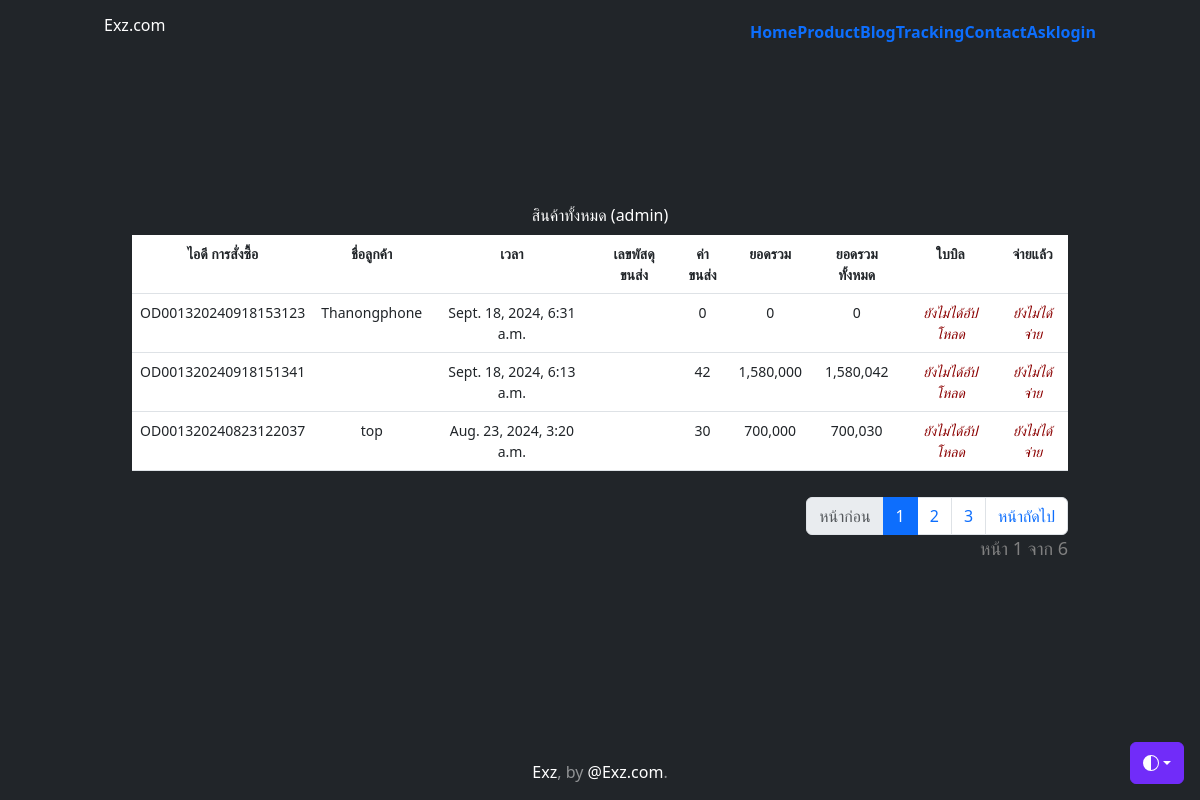
The app's page /customer-all-order/, older data.
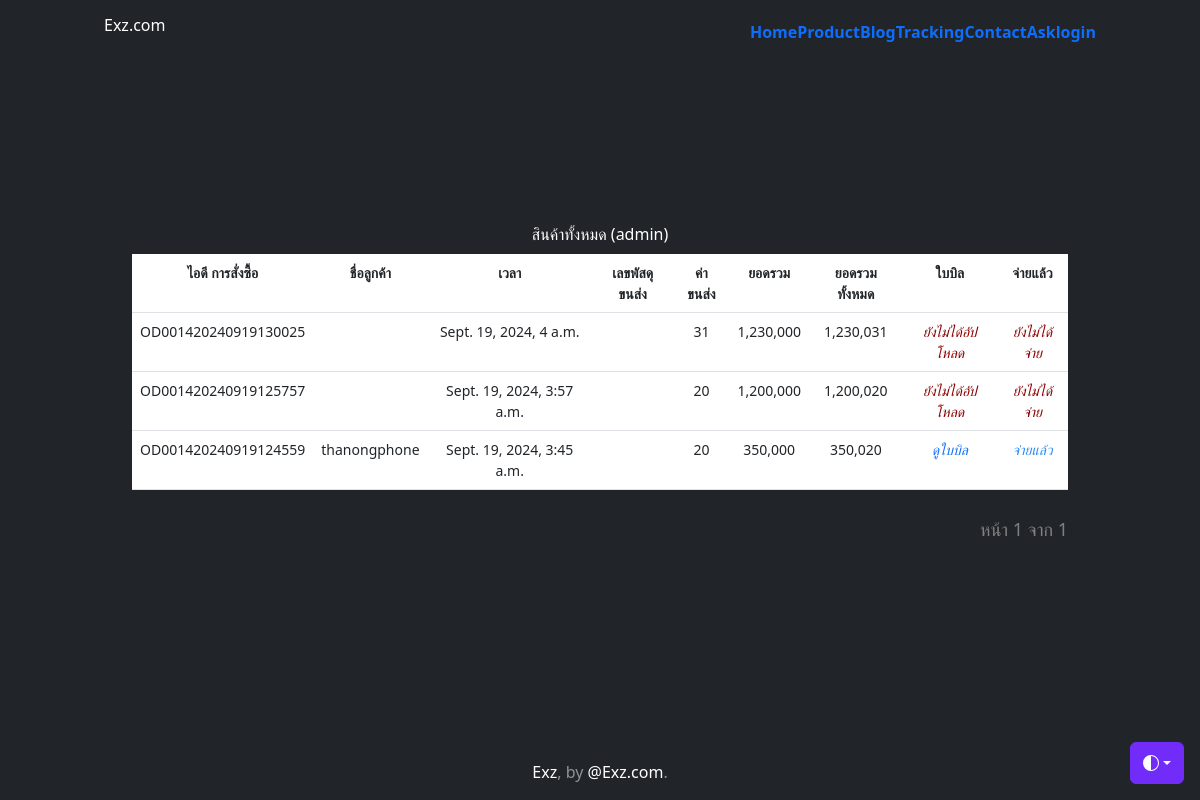
The same page, newer data.
### myapp/models.py (models this page shows, shortened)
class CartOrder(models.Model):
    order_id = models.CharField(max_length=100)
    user = models.ForeignKey(User, on_delete=models.CASCADE)
    first_name = models.CharField(max_length=100, null=True, blank=True)
    last_name = models.CharField(max_length=100, null=True, blank=True)
    tel = models.CharField(max_length=100)
    email = models.CharField(max_length=50, null=True, blank=True)
    address = models.TextField()
    express = models.CharField(max_length=100)
    payment = models.CharField(max_length=100)
    other = models.TextField(null=True, blank=True)
    stamp = models.DateTimeField(auto_now_add=True, blank=True, null=True)
    paid = models.BooleanField(default=False)
    confirmed = models.BooleanField(default=False)
    slip = models.ImageField(upload_to="slip", null=True, blank=True)
    slip_time = models.DateField(null=True, blank=True)
    bank_account = models.CharField(
        max_length=50,
        choices=[('KBank', 'KBank'), ('SCB', 'SCB'),
                 ('TTB', 'TTB'), ('KTB', 'KTB'),
                 ('BBL', 'BBL'), ('BAY', 'BAY'),
                 ('อื่นๆ', 'อื่นๆ'), ],
        default='KBank'
    )
    paymentid = models.CharField(max_length=100, null=True, blank=True)
    tracking_number = models.CharField(max_length=100, null=True, blank=True)

### myapp/views.py (the view)
# urls.py: path('customer-all-order/',CustomerAllOrder, name='customer-all-order'),
def CustomerAllOrder (request):
    context = {}
    cart_order = CartOrder.objects.all().order_by("-id")
    for co in cart_order:
        order_id = co.order_id
        order_product = OrderProduct.objects.filter(order_id=order_id)
        total = sum([o.total for o in order_product])
        co.total = total
        count = sum([o.quantity for o in order_product])
        if co.express == "flash":
            shipping_cost = sum([20 if i == 0 else 10 for i in range(count)])
        elif co.express == "kerry":
            shipping_cost = sum([20 if i == 0 else 8 for i in range(count)])
        elif co.express == "j&t":
            shipping_cost = sum([20 if i == 0 else 9 for i in range(count)])
        elif co.express == "thailandpost":
            shipping_cost = sum([20 if i == 0 else 12 for i in range(count)])
        else:
            shipping_cost = sum([20 if i == 0 else 11 for i in range(count)])
        if co.payment == "cod":
            shipping_cost += 10
        co.shipping_cost = shipping_cost
    paginator = Paginator(cart_order, 3)
    page = request.GET.get("page")
    cart_order = paginator.get_page(page)
    context["cart_order"] = cart_order
    return render(request, "myapp/customer-all-order.html", context)

### myapp/templates/myapp/customer-all-order.html (shortened to what this page needs)
{% extends 'myapp/base.html' %}
{% load static %}
{% load humanize %}
{% block content %}
<div class="container">
    <div class="text-color-black">
      <div class="text-color-black">
        <h3>สินค้าทั้งหมด (admin)</h3>
      </div>
      <div style="padding: 5px"></div>
      <table class="table">
        <tr style="font-size: 14px;">
            <th>ไอดี การสั่งซื้อ</th>
            <th>ชื่อลูกค้า</th>
            <th>เวลา</th>
            <th>เลขพัสดุขนส่ง</th>
            <th>ค่าขนส่ง</th>
            <th>ยอดรวม</th>
            <th>ยอดรวมทั้งหมด</th>
            <th>ใบบิล</th>
            <th>จ่ายแล้ว</th>
        </tr>
        {% for co in cart_order %}
        <tr style="font-size: 14px;">
          <td><a href="{% url 'cart-order-update-tracking' co.order_id %}" style="font-size: 14px;">{{co.order_id}}</a></td>
          <td>{{co.first_name}}</td>
          <td>{{co.stamp}}</td>
          <td>
          </td>
          <td>
            {{co.shipping_cost|intcomma}}
          </td>
          <td>{{co.total|intcomma}}</td>
          <td>
            {{co.total|add:co.shipping_cost|intcomma}}
          </td>
          <td>
            {% if co.slip %}
            <a href="{{co.slip.url}}">
              <i class="fa fa-address-card-o"
              style="font-size:14px;color:#0d6efd;">
             ดูใบบิล
              </i>
            </a>
            {% else %}
            <i class="fa fa-close"
            style="font-size:14px;color:darkred;">
            ยังไม่ได้อัปโหลด
            </i>
            {% endif %}
          </td>
          <td>
          {% if co.paid and co.slip %}
                    <a href="{% url 'update-status' co.order_id 'cancel' %}"><i class="fa fa-check-square-o"
                          style="font-size:14px;color:#2a8df4;">จ่ายแล้ว</i></a>
                    {% elif co.paid == False and not co.slip %}
                    <i class="fa fa-close" style="font-size:14px;color:darkred;">ยังไม่ได้จ่าย</i>
                    {% else %}
                    <a href="{% url 'update-status' co.order_id 'confirm' %}"><i class="fa fa-check"
                          style="font-size:14px;color:green;">ยืนยัน</i></a>
                    {% endif %}
          </td>
        </tr>
        {% endfor %}
      </table>
    </div>
    <div style="padding: 5px"></div>
    <ul class="pagination justify-content-end">
      {% if cart_order.has_next and cart_order.has_previous != True %}
      <li class="page-item disabled"><a class="page-link" href="">
        หน้าก่อน </a>
      </li>
      <li class="page-item active"><a class="page-link" href="?page={{cart_order.number}}">{{cart_order.number}}</a></li>
      <li class="page-item"><a class="page-link" href="?page={{cart_order.number|add:1}}">{{cart_order.number|add:1}}</a></li>
      <li class="page-item"><a class="page-link" href="?page={{cart_order.number|add:2}}">{{cart_order.number|add:2}}</a></li>
      <li class="page-item"><a class="page-link" href="?page={{cart_order.next_page_number}}"> หน้าถัดไป </a></li>
      {% endif %}
    </ul>
    <a class="pagination justify-content-end" <i style="font-size:18px;color:grey;"> หน้า {{cart_order.number}} จาก {{cart_order.paginator.num_pages}} </i></a>
    <div style="padding: 20px"></div>
  </div>
{% endblock content %}

Row changes from the older to the newer data that the page shows:
removed CartOrder: order_id "OD001320240918153123", first_name "Thanongphone", stamp "Sept. 18, 2024, 6:31 a.m.", shipping_cost "0", total "0", total|add "0", slip "ยังไม่ได้อัปโหลด", paid "ยังไม่ได้จ่าย"
removed CartOrder: order_id "OD001320240918151341", stamp "Sept. 18, 2024, 6:13 a.m.", shipping_cost "42", total "1,580,000", total|add "1,580,042", slip "ยังไม่ได้อัปโหลด", paid "ยังไม่ได้จ่าย"
removed CartOrder: order_id "OD001320240823122037", first_name "top", stamp "Aug. 23, 2024, 3:20 a.m.", shipping_cost "30", total "700,000", total|add "700,030", slip "ยังไม่ได้อัปโหลด", paid "ยังไม่ได้จ่าย"
added CartOrder: order_id "OD001420240919130025", stamp "Sept. 19, 2024, 4 a.m.", shipping_cost "31", total "1,230,000", total|add "1,230,031", slip "ยังไม่ได้อัปโหลด", paid "ยังไม่ได้จ่าย"
added CartOrder: order_id "OD001420240919125757", stamp "Sept. 19, 2024, 3:57 a.m.", shipping_cost "20", total "1,200,000", total|add "1,200,020", slip "ยังไม่ได้อัปโหลด", paid "ยังไม่ได้จ่าย"
added CartOrder: order_id "OD001420240919124559", first_name "thanongphone", stamp "Sept. 19, 2024, 3:45 a.m.", shipping_cost "20", total "350,000", total|add "350,020", paid "จ่ายแล้ว"
Text that changed along with them:
{{ cart_order.paginator.num_pages }}: "6" → "1"
{{ cart_order.number }}: "1" → (not shown)
{{ cart_order.number|add:1 }}: "2" → (not shown)
{{ cart_order.number|add:2 }}: "3" → (not shown)
text no longer shown: "หน้าก่อน หน้าถัดไป"
